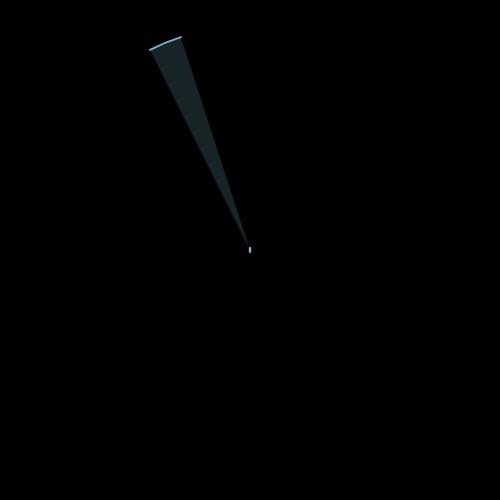
Frame 1 (no input)
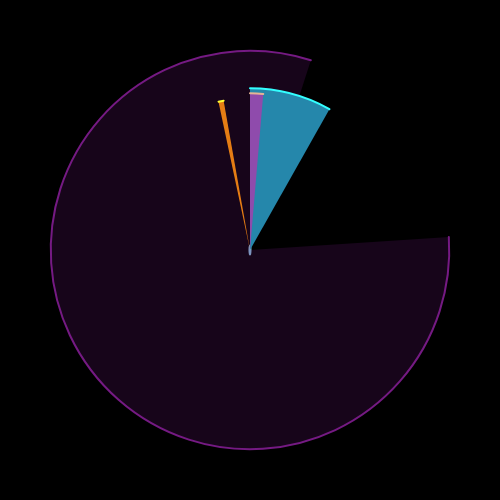
Frame 60 (no input)
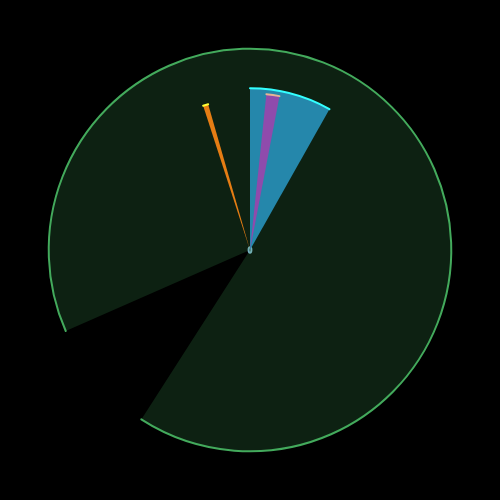
Frame 120 (the mouse pressed at the canvas centre since frame 60)

The p5.js sketch that drew these frames (run headless with seeded random() and noise() and a simulated clock; from frame 60 on, the mouse is pressed at the canvas centre):

// p5.js sketch
// ── sketch.js
let canvasWidth = 500;
let canvasHight = 500;
let panelR = canvasWidth / 1.5;
let sCtr, mCtr, hCtr;


function setup() {
  createCanvas(canvasWidth, canvasHight);
  frameRate(20);
  preSettings();
}

function draw() {
  preSettings();

  pointer('hours');
  pointer('minutes');
  pointer('seconds');



}
function preSettings() {
  background(0);
   var r=random(0,255);
  var g=random(0,255);
  var b=random(0,255);

  //fill(19, 31, 37);
  fill(r,g,b,50);
  stroke(126, 178, 204);
  strokeWeight(2);
  
  //center
  ellipse(canvasWidth / 2, canvasHight / 2, random(0, 10), random(0, 10));

  //outer
 
  stroke(r,g,b);
  var r = panelR + random(0, 150);
  arc(canvasWidth / 2, canvasHight / 2, r, r, random(0, 2 *PI), random(0, 2 * PI), random(10, 100));


}


function pointer(type) {
  switch (type) {
    case 'seconds':
      if (sCtr < 60) {
        sCtr += 1;
        piDraw(sCtr, type);
      }
      else {
        mCtr++;
        sCtr = 0;
      }
      break;
    case 'minutes':
      if (mCtr < 60) {
        piDraw(mCtr, type);
      }
      else {
        hCtr++;
        mCtr = 0;
      }


      break;
    case 'hours':
      if (hCtr < 12) {
        piDraw(hCtr, type);
      }
      else {
        hCtr = 0;
      }

      break;
  }

}

function piDraw(i, type) {


  strokeWeight(2);


  switch (type) {
    case 'seconds':
      stroke(255, 255, 51);
      fill(229, 125, 20);
      arc(canvasWidth / 2, canvasHight / 2,
        panelR - 30, panelR - 30,
        1.5 * PI + ((i - 1) * PI / 30), 1.5 * PI + i * PI / 30 - 0.07);
      break;
    case 'minutes':
      stroke(229, 181, 149);
      fill(143, 75, 172);
      arc(canvasWidth / 2, canvasHight / 2,
        panelR - 20, panelR - 20,
        1.5 * PI + ((i - 1) * PI / 30), 1.5 * PI + i * PI / 30 - 0.02);
      break;
    case 'hours':
      stroke(51, 255, 255);
      fill(37, 135, 171);
      arc(canvasWidth / 2, canvasHight / 2,
        panelR - 10, panelR - 10,
        1.5 * PI + ((i - 1) * PI / 6), 1.5 * PI + i * PI / 6 - 0.01);
      break;
  }

}
